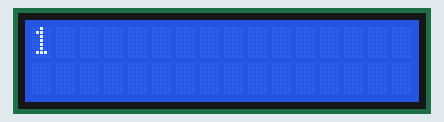
This sketch was run on a simulated ESP32. Parts: 16×2 character LCD.

Above: at 0.1 s.
At 4.6 s:
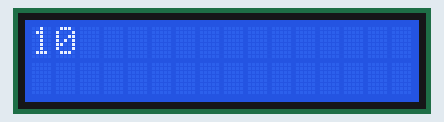
At 9.7 s:
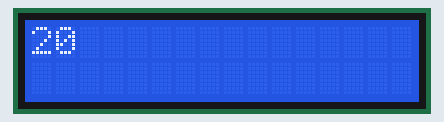
At 19.7 s:
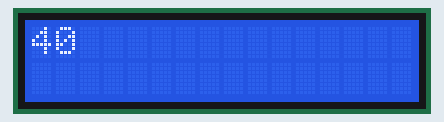
At 29.3 s:
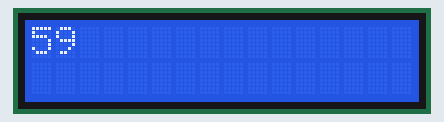
At 39.3 s:
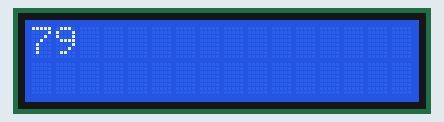

The sketch:

main.ino
```cpp
/*
* This setting shows how to use a 16x2 liquid crystal display
* with a parallel connection. In contrast to the I2C connection,
* you need up to 16 pins. Furthermore you need an external
* potentiometer, if this is not already built in, for the contrast
* and you also need resistors for the background, which are directly connected
* to 5V and GND. Typically, 100 ohm for both directions are quite enough.
*
* This setup requires:
* - 1 LCD (parallel connection)
* - up to 16 wires (at least "only" 10 wires are required)
* - 1 ESP32 microcontroller
*/

#include <LiquidCrystal.h>              // must be installed by the Arduino library manager
#define HOLD_TIME_IN_MS 500             // delay for the next turn
#define NBR_OF_COLUMNS  16
#define NBR_OF_ROWS     2

LiquidCrystal lcd(13,  12, 25,   26,   27,  14);
                  // RS, E, DB4, DB5, DB6, DB7

int global_counter = 0;

void setup() {
  lcd.begin(NBR_OF_COLUMNS, NBR_OF_ROWS);
}

void loop() {
  global_counter++;

  lcd.clear();
  lcd.print(global_counter);
  delay(HOLD_TIME_IN_MS);
}
```

Measured:
- what the display in image 1 shows lasts 0.5 s, from 4.6 s to 5.1 s
